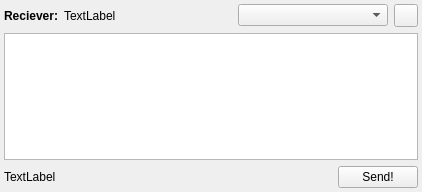
<?xml version="1.0" encoding="UTF-8"?>
<ui version="4.0">
 <class>SMSWidget</class>
 <widget class="QWidget" name="SMSWidget">
  <property name="geometry">
   <rect>
    <x>0</x>
    <y>0</y>
    <width>422</width>
    <height>192</height>
   </rect>
  </property>
  <property name="windowTitle">
   <string>Send SMS</string>
  </property>
  <layout class="QVBoxLayout" name="verticalLayout">
   <property name="margin">
    <number>4</number>
   </property>
   <item>
    <layout class="QHBoxLayout" name="horizontalLayout">
     <item>
      <widget class="QLabel" name="label">
       <property name="font">
        <font>
         <weight>75</weight>
         <bold>true</bold>
        </font>
       </property>
       <property name="text">
        <string>Reciever:</string>
       </property>
      </widget>
     </item>
     <item>
      <widget class="QLabel" name="recieverLabel">
       <property name="text">
        <string>TextLabel</string>
       </property>
      </widget>
     </item>
     <item>
      <spacer name="horizontalSpacer">
       <property name="orientation">
        <enum>Qt::Horizontal</enum>
       </property>
       <property name="sizeHint" stdset="0">
        <size>
         <width>40</width>
         <height>20</height>
        </size>
       </property>
      </spacer>
     </item>
     <item>
      <widget class="QComboBox" name="numbersComboBox">
       <property name="minimumSize">
        <size>
         <width>150</width>
         <height>0</height>
        </size>
       </property>
      </widget>
     </item>
     <item>
      <widget class="QToolButton" name="addNumberButton">
       <property name="text">
        <string/>
       </property>
      </widget>
     </item>
    </layout>
   </item>
   <item>
    <widget class="QPlainTextEdit" name="smsTextEdit"/>
   </item>
   <item>
    <layout class="QHBoxLayout" name="horizontalLayout_2">
     <item>
      <widget class="QLabel" name="counterLabel">
       <property name="text">
        <string>TextLabel</string>
       </property>
      </widget>
     </item>
     <item>
      <spacer name="horizontalSpacer_2">
       <property name="orientation">
        <enum>Qt::Horizontal</enum>
       </property>
       <property name="sizeHint" stdset="0">
        <size>
         <width>40</width>
         <height>20</height>
        </size>
       </property>
      </spacer>
     </item>
     <item>
      <widget class="QPushButton" name="sendButton">
       <property name="text">
        <string>Send!</string>
       </property>
      </widget>
     </item>
    </layout>
   </item>
  </layout>
 </widget>
 <resources/>
 <connections/>
</ui>
